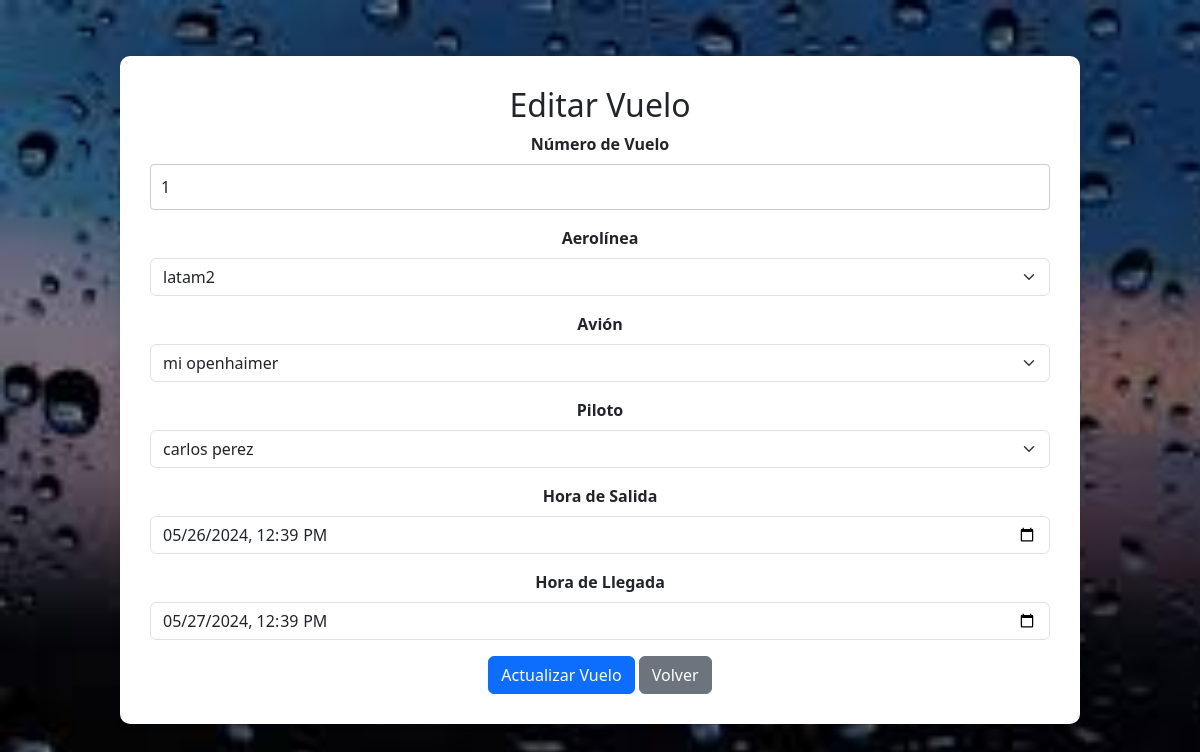
/administrador/editar/editar_vuelo.php?id=23, run on the app's committed database.
### tables this page shows
CREATE TABLE `vuelo` (
  `id` int(11) NOT NULL,
  `numero_vuelo` varchar(50) NOT NULL,
  `aerolinea_id` int(11) DEFAULT NULL,
  `avion_id` int(11) DEFAULT NULL,
  `piloto_id` int(11) DEFAULT NULL,
  `origen` varchar(100) DEFAULT NULL,
  `destino` varchar(100) DEFAULT NULL,
  `hora_salida` datetime DEFAULT NULL,
  `hora_llegada` datetime DEFAULT NULL
);

### administrador/editar/editar_vuelo.php (the view, shortened to what this page needs)
<!DOCTYPE html>
<html lang="es">
<head>
    <link rel="stylesheet" href="https://stackpath.bootstrapcdn.com/bootstrap/5.1.3/css/bootstrap.min.css">
    <link rel="stylesheet" href="../../assets/css/styles.css">
    <link rel="stylesheet" href="../../assets/css/bootstrap.min.css">
</head>
<body style="background-image: url('../../imagen/fondo16.jpeg'); background-size: cover;">
<div class="container">
    <h2>Editar Vuelo</h2>
    <?php
    if(isset($_GET['id'])) {
        $vuelo_id = $_GET['id'];
        include '../../conexion.php';
        $sql = "SELECT * FROM vuelo WHERE id = $vuelo_id";
        $result = $conexion->query($sql);
        if ($result->num_rows > 0) {
            $row = $result->fetch_assoc();
    ?>
    <form action="actualizar/actualizar_vuelo.php" method="POST">
        <div class="mb-3">
            <label for="numero_vuelo" class="form-label">Número de Vuelo</label>
            <input type="text" class="form-control" id="numero_vuelo" name="numero_vuelo" value="<?php echo htmlspecialchars($row['numero_vuelo']); ?>" required>
        </div>
        <div class="mb-3">
            <label for="aerolinea_id" class="form-label">Aerolínea</label>
            <select class="form-select" id="aerolinea_id" name="aerolinea_id" required onchange="cargarDatos()">
                <?php
                $sql_aerolinea = "SELECT id, nombre FROM aerolinea";
                $result_aerolinea = $conexion->query($sql_aerolinea);
                if ($result_aerolinea->num_rows > 0) {
                    while($row_aerolinea = $result_aerolinea->fetch_assoc()) {
                        $selected = ($row_aerolinea['id'] == $row['aerolinea_id']) ? "selected" : "";
                        echo "<option value='" . $row_aerolinea['id'] . "' $selected>" . $row_aerolinea['nombre'] . "</option>";
                    }
                }
                ?>
            </select>
        </div>
        <div class="mb-3">
            <label for="avion_id" class="form-label">Avión</label>
            <select class="form-select" id="avion_id" name="avion_id" required>
                <?php
                $sql_avion = "SELECT id, modelo FROM avion";
                $result_avion = $conexion->query($sql_avion);
                if ($result_avion->num_rows > 0) {
                    while($row_avion = $result_avion->fetch_assoc()) {
                        $selected = ($row_avion['id'] == $row['avion_id']) ? "selected" : "";
                        echo "<option value='" . $row_avion['id'] . "' $selected>" . $row_avion['modelo'] . "</option>";
                    }
                }
                ?>
            </select>
        </div>
        <div class="mb-3">
            <label for="piloto_id" class="form-label">Piloto</label>
            <select class="form-select" id="piloto_id" name="piloto_id" required>
                <?php
                $sql_piloto = "SELECT id, CONCAT(nombre, ' ', apellido) AS nombre_completo FROM piloto";
                $result_piloto = $conexion->query($sql_piloto);
                if ($result_piloto->num_rows > 0) {
                    while($row_piloto = $result_piloto->fetch_assoc()) {
                        $selected = ($row_piloto['id'] == $row['piloto_id']) ? "selected" : "";
                        echo "<option value='" . $row_piloto['id'] . "' $selected>" . $row_piloto['nombre_completo'] . "</option>";
                    }
                }
                ?>
            </select>
        </div>
        <div class="mb-3">
            <label for="hora_salida" class="form-label">Hora de Salida</label>
            <input type="datetime-local" class="form-control" id="hora_salida" name="hora_salida" value="<?php echo date('Y-m-d\TH:i', strtotime($row['hora_salida'])); ?>" required>
        </div>
        <div class="mb-3">
            <label for="hora_llegada" class="form-label">Hora de Llegada</label>
            <input type="datetime-local" class="form-control" id="hora_llegada" name="hora_llegada" value="<?php echo date('Y-m-d\TH:i', strtotime($row['hora_llegada'])); ?>" required>
        </div>
        <button type="submit" class="btn btn-primary">Actualizar Vuelo</button>
        <a href="../vuelos.php" class="btn btn-secondary">Volver</a>
    </form>
    <?php
        } else {
            echo "No se encontró el vuelo.";
        }
    } else {
        echo "ID de vuelo no especificado.";
    }
    ?>
</div>
</body>
</html>

### assets/css/styles.css (style rules this page uses)
.container { width: 700px; padding: 20px; background-color: #fff; border-radius: 8px; box-shadow: 0 0 10px rgba(0, 0, 0, 0.1); text-align: center; margin-bottom: 20px; }
h2 { margin-top: 0; margin-bottom: 20px; }
label { display: block; font-weight: bold; }
input[type="text"], textarea, select { width: 100%; padding: 10px; border: 1px solid #ccc; border-radius: 4px; box-sizing: border-box; font-size: 16px; }

### administrador/editar/editar_vuelo.php (style rules this page uses)
body { display: flex; justify-content: center; align-items: center; height: 100vh; background-color: #f8f9fa; margin: 0; }
.container { background-color: #ffffff; padding: 30px; border-radius: 10px; box-shadow: 0 0 10px rgba(0, 0, 0, 0.1); width: 80%; max-width: 1200px; text-align: center; }

### data on the page
vuelo: numero_vuelo "1", hora_salida "05/26/2024 12:39", hora_llegada "05/27/2024 12:39"

### other printed values
form field aerolinea_id "latam2"
form field avion_id "mi openhaimer"
form field piloto_id "carlos perez"
